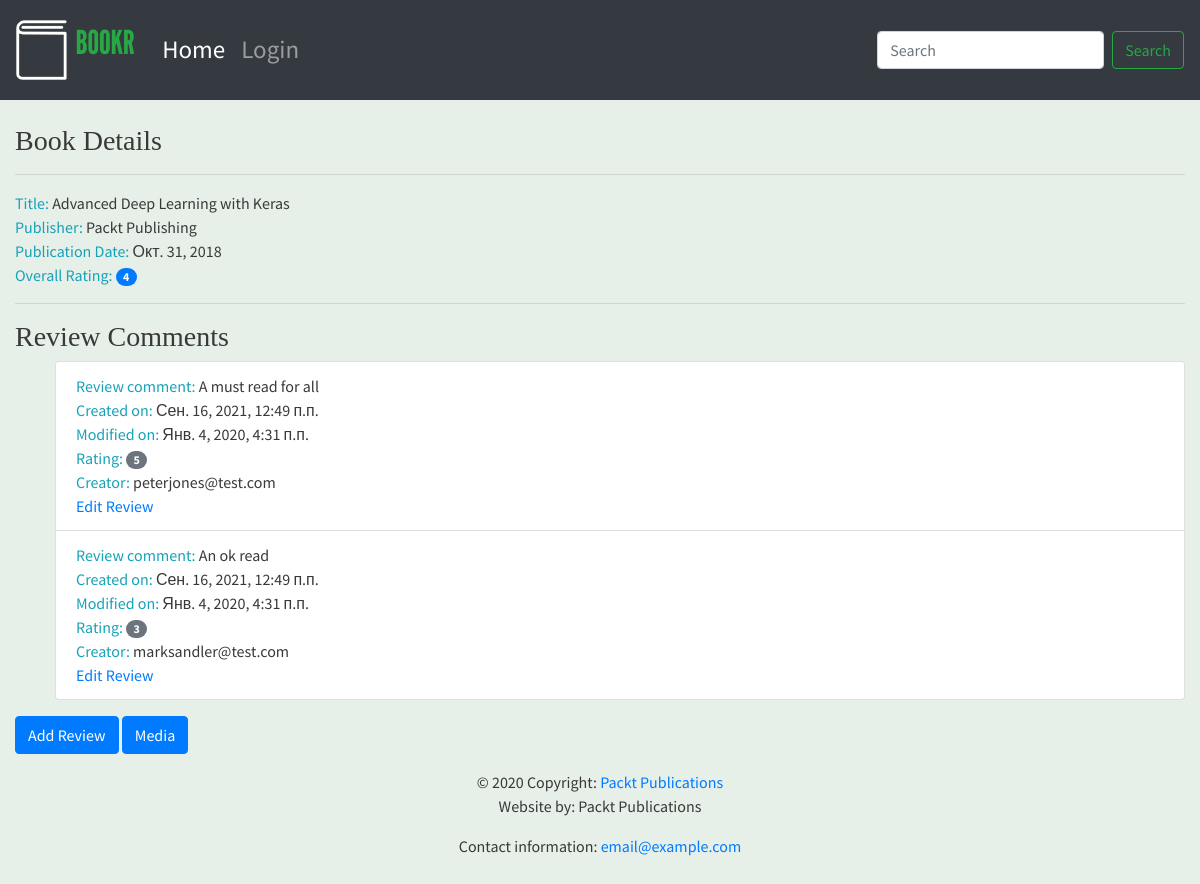
/books/1/, run on an earlier commit of the app's database.
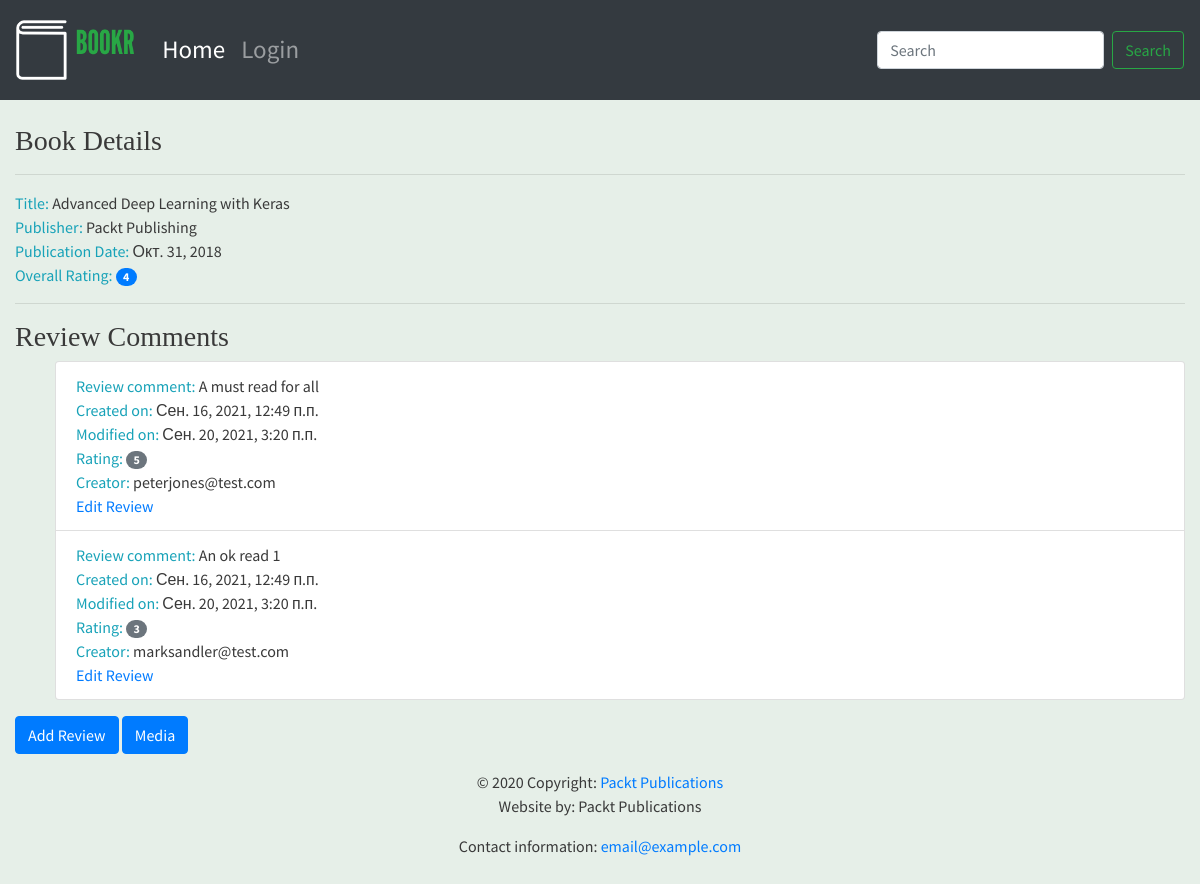
And on a later commit of the database.
### reviews/models.py (models this page shows, shortened)
class Book(models.Model):
    title = models.CharField(max_length=70,
                             help_text="The title of the book.")
    publication_date = models.DateField(
        verbose_name="Date the book was published.")
    isbn = models.CharField(max_length=20,
                            verbose_name="ISBN number of the book.")
    publisher = models.ForeignKey(Publisher,
                                  on_delete=models.CASCADE)
    contributors = models.ManyToManyField('Contributor',
                                          through="BookContributor")
    cover = models.ImageField(null=True,
                              blank=True,
                              upload_to="book_covers/")
    sample = models.FileField(null=True,
                              blank=True,
                              upload_to="book_samples/")

class Publisher(models.Model):
    name = models.CharField(max_length=50,
                            help_text="The name of the Publisher.")
    website = models.URLField(help_text="The Publisher's website.")
    email = models.EmailField(help_text="The Publisher's email address.")
    def __str__(self):
        return self.name

class Review(models.Model):
    content = models.TextField(help_text="The Review text.")
    rating = models.IntegerField(help_text="The the reviewer has given.")
    date_created = models.DateTimeField(auto_now_add=True,
                                        help_text="The date and time the review was created.")
    date_edited = models.DateTimeField(null=True,
                                       help_text="The date and time the review was last edited.")
    creator = models.ForeignKey(auth.get_user_model(), on_delete=models.CASCADE)
    book = models.ForeignKey(Book, on_delete=models.CASCADE,
                             help_text="The Book that this review is for.")

### reviews/views.py (the view)
# urls.py: path('books/<int:pk>/', views.book_detail, name='book_detail'),
def book_detail(request, pk):
    book = get_object_or_404(Book, pk=pk)
    reviews = book.review_set.all()
    if reviews:
        book_rating = average_rating([review.rating for review in reviews])
        context = {
            "book": book,
            "book_rating": book_rating,
            "reviews": reviews
        }
    else:
        context = {
            "book": book,
            "book_rating": None,
            "reviews": None
        }
    return render(request, "reviews/book_detail.html", context)

### reviews/utils.py (called while the page is built)
def average_rating(rating_list):
    if not rating_list:
        return 0
    return round(sum(rating_list) / len(rating_list))

### reviews/templates/reviews/book_detail.html (shortened to what this page needs)
{% extends 'reviews/base.html' %}
{% block content %}
      <br>
      <h3>Book Details</h3>
      <hr>
      <span class="text-info">Title: </span> <span>{{ book.title }}</span>
      <br>
      <span class="text-info">Publisher: </span><span>{{ book.publisher }}</span>
      <br>
      <span class="text-info">Publication Date: </span><span>{{ book.publication_date }}</span>
      <br>
      {% if not reviews %}
            <hr>
            <h3>Be the first one to write a review.</h3>
      {% else %}
            <span class="text-info">Overall Rating: </span><span class="badge badge-primary badge-pill">{{ book_rating }}</span>
            <br>
            <hr>
            <h3>Review Comments</h3>
            <ul>
            {% for review in reviews %}
                  <li class="list-group-item">
                        <span class="text-info">Review comment: </span> <span>{{ review.content }}</span>
                        <br>
                        <span class="text-info">Created on: </span><span>{{ review.date_created }}</span>
                        <br>
                        <span class="text-info">Modified on: </span><span>{{ review.date_edited }}</span>
                        <br>
                        <span class="text-info">Rating: </span><span class="badge badge-secondary badge-pill">{{ review.rating }}</span>
                        <br>
                        <span class="text-info">Creator: </span><span>{{ review.creator.username }}</span>
                        <br>
                        <a href="{% url 'review_edit' book.pk review.pk %}">Edit Review</a>
                  </li>
            {% endfor %}
            </ul>
      {% endif %}
      <a class="btn btn-primary" href="{% url 'review_create' book.pk %}">Add Review</a>
      <a class="btn btn-primary" href="{% url 'book_media' book.pk %}">Media</a>
{% endblock %}

### reviews/templates/reviews/base.html
{% extends 'base.html' %}
{% load static %}
{% block brand %}<img src="{% static 'reviews/logo.png' %}">{% endblock %}

### templates/base.html (shortened to what this page needs)
<!doctype html>
{% load static %}
<html lang="en">
  <head>
    <link rel="stylesheet" href="https://stackpath.bootstrapcdn.com/bootstrap/4.4.1/css/bootstrap.min.css">
    <link rel="stylesheet" href="https://cdnjs.cloudflare.com/ajax/libs/font-awesome/4.7.0/css/font-awesome.min.css">
    <link rel="stylesheet" href="{% static 'main.css' %}">
  </head>
  <body>
        <nav class="navbar navbar-expand-sm navbar-dark bg-dark sticky-top">
          <a class="navbar-brand" href="/">{% block brand %}<img src="{% static 'logo.png' %}">{% endblock %}</a>
          <div class="collapse navbar-collapse" id="navbarSupportedContent">
            <ul class="navbar-nav mr-auto">
              <li class="nav-item active">
                <a class="nav-link" href="/books/">Home <span class="sr-only">(current)</span></a>
              </li>
              {% if user.is_authenticated %}
                <li class="nav-item">
                  <a class="nav-link" href="/accounts/logout">Logout</a>
                </li>
              {% else %}
                <li class="nav-item">
                  <a class="nav-link" href="/accounts/login">Login</a>
                </li>
              {% endif %}
            </ul>
            <form action="{% url 'book_search' %}" class="form-inline my-2 my-lg-0">
             <input class="form-control mr-sm-2" type="search" placeholder="Search" aria-label="Search" name="search" value="{{ search_text }}" minlength="3">
              <button class="btn btn-outline-success my-2 my-sm-0" type="submit">Search</button>
            </form>
          </div>
        </nav>
        <div class="container-fluid">
        {% block content %}{% endblock %}
        </div>
  <footer class="page-footer font-small blue">
    <div class="footer-copyright text-center py-3">© 2020 Copyright:
      <a href="https://www.packtpub.com"> Packt Publications</a>
      <p>Website by: Packt Publications</p>
      <p>Contact information: <a href="mailto:email@example.com">email@example.com</a></p>
    </div>
  </footer>
  </body>
</html>

### static/review/main.css (style rules this page uses)
.navbar { min-height: 100px; font-size: 25px; }
.navbar-brand { font-size: 25px; }
.navbar-brand > img { height: 60px; }
body { font-family: 'Source Sans Pro', sans-serif; background-color: #e6efe8; color: #393939; }
h1, h2, h3, h4, h5, h6 { font-family: 'Libre Baskerville', serif; }

What changed in the data, as far as the page shows it:
changed Review "A must read for all": date_edited "Янв. 4, 2020, 4:31 п.п." → "Сен. 20, 2021, 3:20 п.п."
changed Review "marksandler@test.com": content "An ok read" → "An ok read 1"; date_edited "Янв. 4, 2020, 4:31 п.п." → "Сен. 20, 2021, 3:20 п.п."
